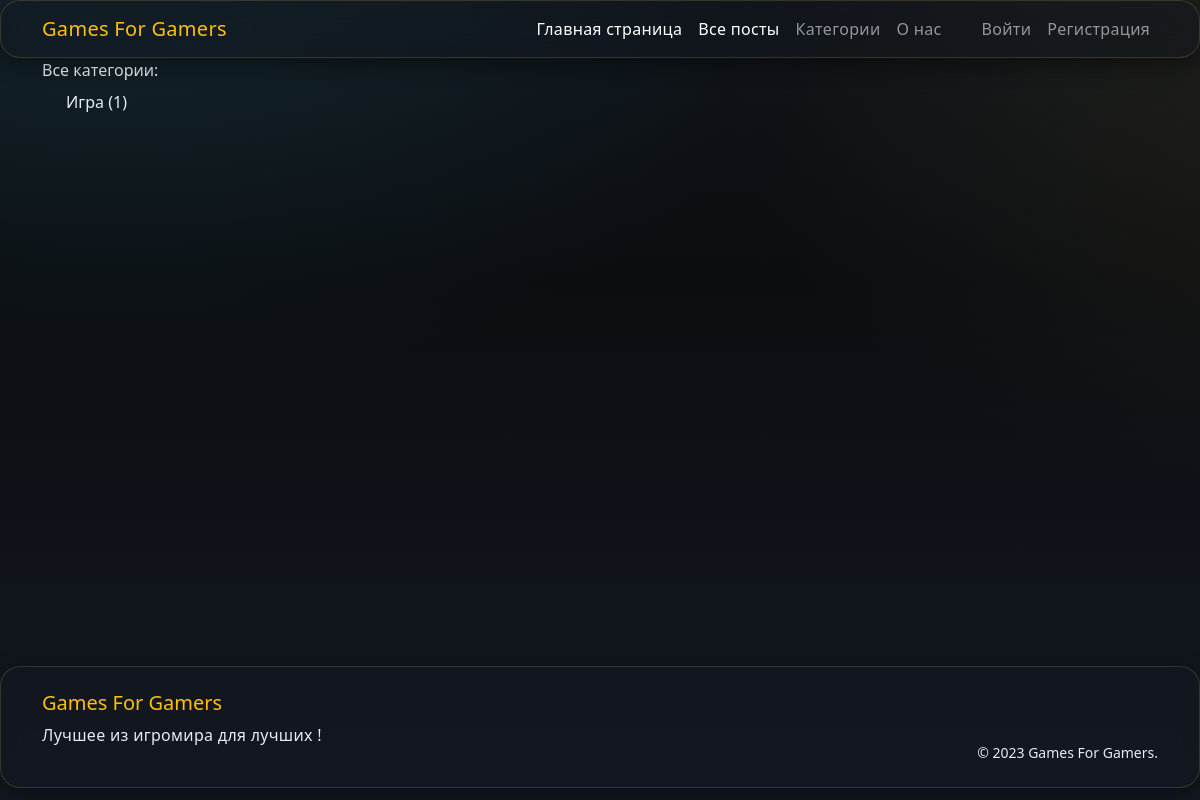
The page /category/ on the database as committed earlier.
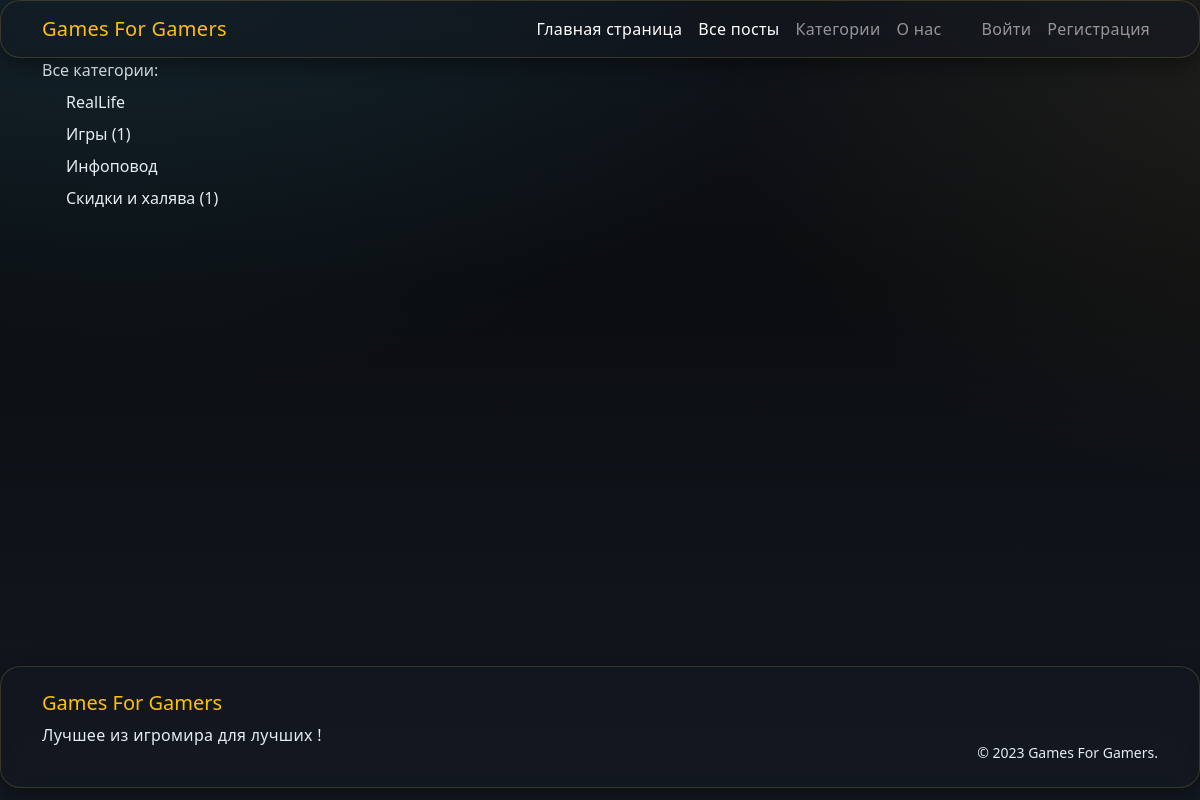
The same page on the database as committed later.
### gamenews/models.py (models this page shows, shortened)
class Category(models.Model):
    title = models.CharField(max_length=50, verbose_name="Название", db_index=True)
    slug = models.SlugField(unique=True, verbose_name="Слаг")
    class Meta:
        verbose_name = "Категория"
        verbose_name_plural = "Категории"
        ordering = ["title"]

### gamenews/views.py (the view)
# urls.py: path('category/', CategoryView.as_view(), name="category_all"),
class CategoryView(ListView):
    model = Category
    template_name = "gamenews/category_all.html"
    context_object_name = "categories"
    def get_queryset(self):
        return Category.objects.annotate(post_count=Count("posts_by_cat"))
    def get_context_data(self, **kwargs):
        context = super().get_context_data(**kwargs)
        context["title"] = "Все категории"
        return context

### gamenews/templates/gamenews/category_all.html (shortened to what this page needs)
{% extends "base.html" %}
{% block content %}
    Все категории: <br>
    {% for cat in categories %}
        <a href="{% url "category" cat.slug %}" class="nav-link mt-2 ps-4">{{ cat.title }} {% if cat.post_count %}({{ cat.post_count }}){% endif %}</a>
        {% endfor %}
{% endblock content %}

Rows that differ between the two databases and show on the page:
removed Category: title "Игра", post_count "1"
added Category: title "RealLife"
added Category: title "Игры", post_count "1"
added Category: title "Инфоповод"
added Category: title "Скидки и халява", post_count "1"
